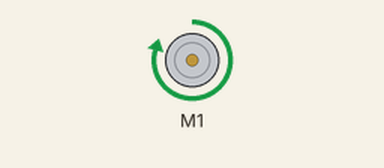
This sketch was run on a simulated Arduino Uno, built with avr-gcc and run on an emulated ATmega328P. Shown: DC motor (green arrow = forward, orange = backward, longer = faster).

Above: at 1.0 s.
At 3.0 s:
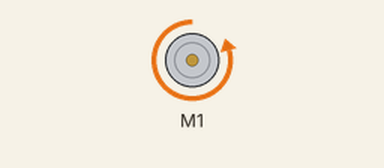
At 5.0 s:
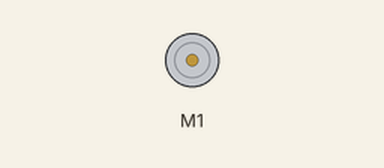
Timing chart, 0 to 7.8 s (numbered marks = the images above):
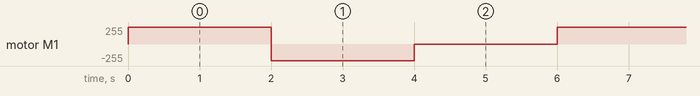

The sketch:

motorDC.ino
```cpp
/*
Componente: Motor DC (Motor de corriente continua)
Creador: Antu Boccalandro
Fecha: 14/05/22
Descripción: En este código se detallan las instrucciones necesarias para controlar un motor DC con las funciones más importantes de la librería AFMotor de Adafruit.
*/

#include <AFMotor.h>  // se incluye la librería descargada "AFMotor"

AF_DCMotor motor1(1);  // se crea el objeto "motor1" y como parámetro a la función especificamos el número de motor del mismo

void setup(){
  motor1.setSpeed(250);  // se setea la velocidad del motor1 a 250, siendo 1 la velocidad mínima y 250 la máxima
}

void loop(){
  motor1.run(FORWARD);  // el parámetro "FORWARD" le indica al motor que valla hacia adelante
  delay(2000);
  motor1.run(BACKWARD);  // el parámetro "BACKWARD" le indica al motor que valla hacia atrás
  delay(2000);
  motor1.run(RELEASE);  // el parámetro "RELEASE" le indica al motor que no avance
  delay(2000);
}
```

Measured:
- by itself, motor M1: repeats every 6.0 s: backward 250/255 2.0 s, stopped 2.0 s, forward 250/255 2.0 s
